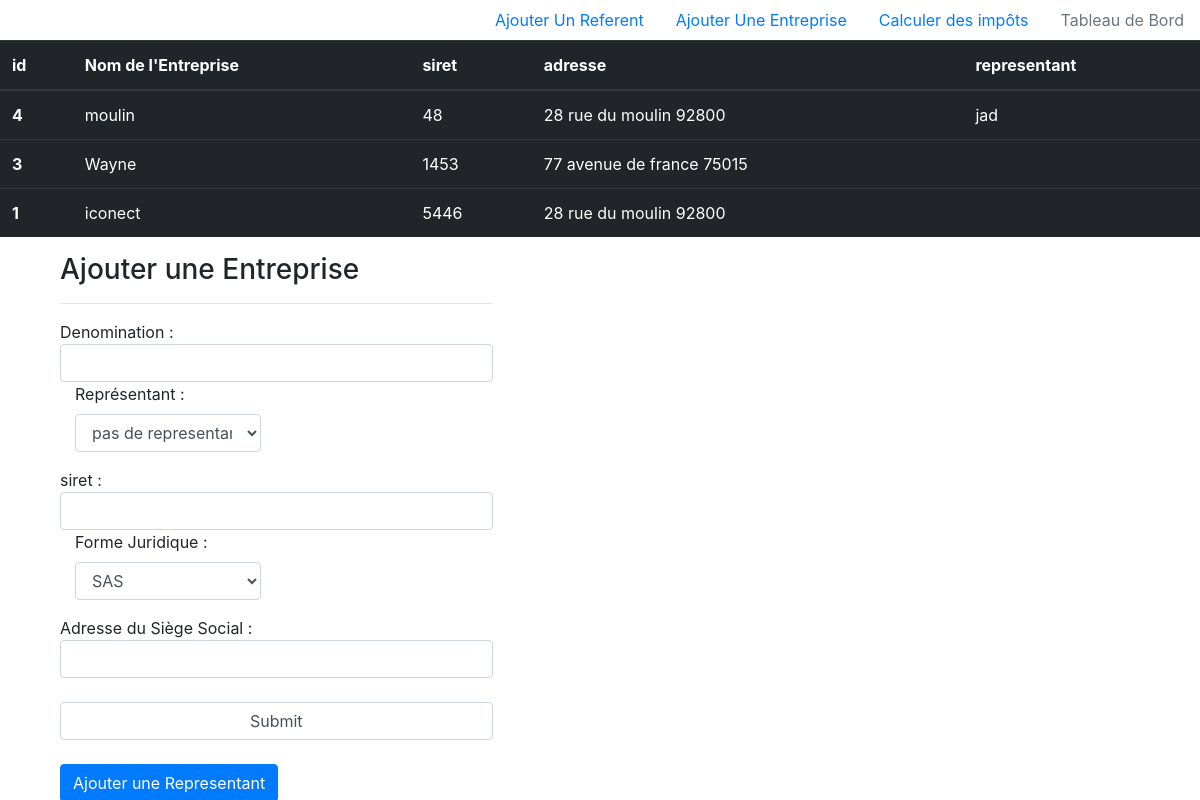
The page /index.php?controller=Entreprise&action=index on the database as committed earlier.
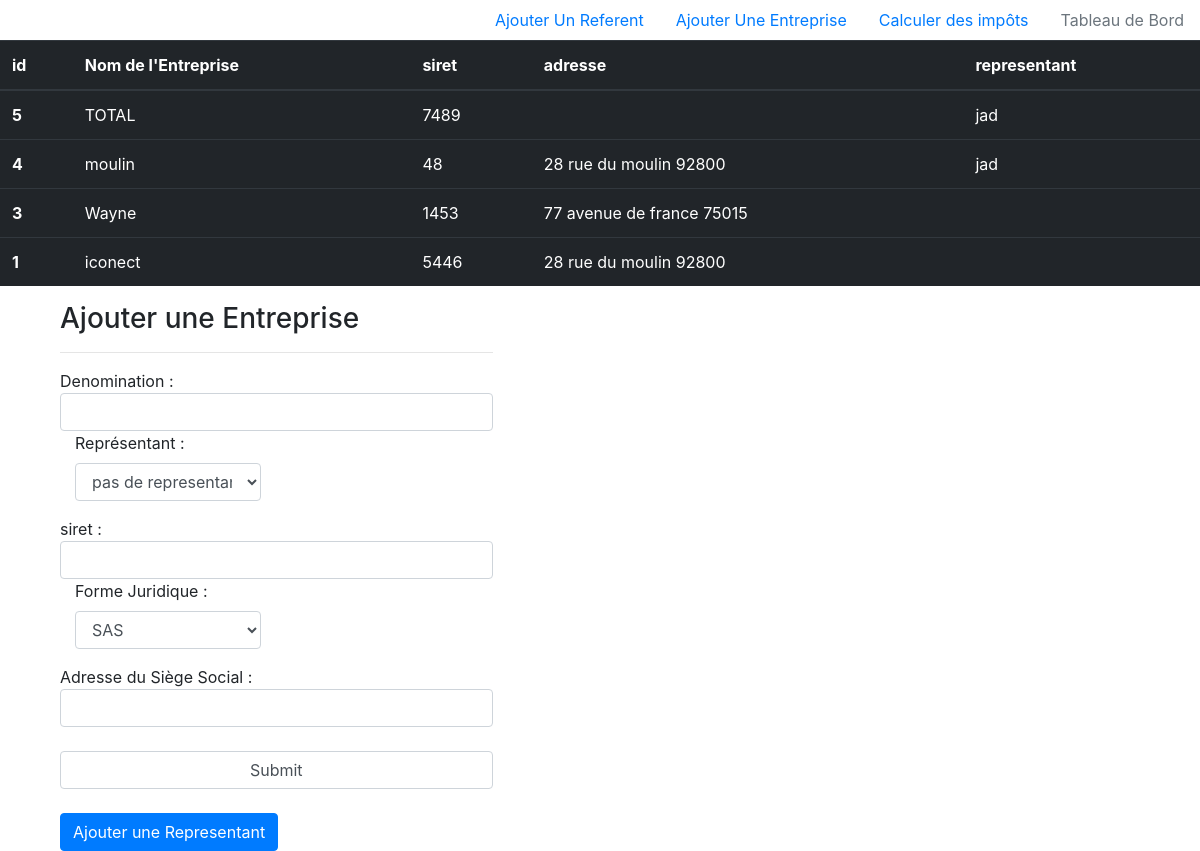
The same page on the database as committed later.
### tables this page shows
CREATE TABLE IF NOT EXISTS `entreprises` (
  `id` int(11) NOT NULL AUTO_INCREMENT,
  `siret` int(11) NOT NULL,
  `nom` varchar(255) NOT NULL,
  `representant` varchar(255) NOT NULL,
  `id_denomination` int(255) NOT NULL,
  `adresse` varchar(255) NOT NULL,
  PRIMARY KEY (`id`),
  UNIQUE KEY `nom` (`nom`),
  KEY `FK_denomination` (`id_denomination`)
);

### core/ControllerBase.php (called while the page is built, shortened)
<?php
class ControllerBase {
     public function __construct() {
         require_once 'EntitesBase.php';
     }
     public function view($vue,$data){
         require_once 'core/HelperView.php';
         $helper = new HelperView();
         require_once 'view/'.$vue.'View.php';
     }
}

### controller/EntrepriseController.php (called while the page is built, shortened)
<?php
class EntrepriseController extends ControllerBase {
    public function index(){
        $denominationsDAO = new DenominationDAO();
        $entreprisesDAO = new EntreprisesDAO();
        $utilisateurDAO = new UsersDAO();
        $allusers = $utilisateurDAO->getAll();
        $allDenominations = $denominationsDAO->getAll();
        $allEntreprises = $entreprisesDAO->getAll();
        $this->view("entreprise", array(
            "allDenominations" =>$allDenominations,
            "allEntreprises" => $allEntreprises,
            "allUsers"      =>$allusers
        ));
    }
}

### index.php (called while the page is built, shortened)
<?php
require_once 'core/ControllerBase.php';
require_once 'core/ControlleurFrontal.php';
if(isset($_GET["controller"])){
    $controllerObj = ControlleurFrontal::chargerControlleur($_GET["controller"]);
}else {
    $controllerObj = ControlleurFrontal::chargerControlleur(CONTROLLER_DEFAULT);
}
ControlleurFrontal::lancerAction($controllerObj);

### model/EntreprisesDAO.php (called while the page is built, shortened)
<?php
class EntreprisesDAO extends EntitesBase {
    function __construct() {
        $table="entreprises";
    }
}

### core/Connexion.php (called while the page is built, shortened)
<?php
class Connexion
{
    static $instance;
    public static function getInstance() {
        if(is_null(self::$instance)){
            self::$instance = self::connecter();
        }
        return self::$instance;
    }
    private static function connecter() {
        try{
            $bdd =  new PDO('mysql:host='.DB_HOST.';dbname='.DB_BASE.';charset=UTF8', DB_USER, DB_PASS);
            $bdd->setAttribute(PDO::ATTR_DEFAULT_FETCH_MODE, PDO::FETCH_ASSOC);
            return $bdd;
        }catch (Exception $exception){
            echo $exception->getMessage();
            exit(-1);
        }
    }
}

### core/EntitesBase.php (called while the page is built, shortened)
<?php
class EntitesBase {
    private $table;
    private $db;
    public function __construct($table) {
        $this->table = (string) $table;
        require_once 'Connexion.php';
        $this->db= Connexion::getInstance();
    }
    public function bd(){
        return $this->db;
    }
    public function getAll(){
        $query = "SELECT * FROM $this->table ORDER BY id DESC";
        $stmt=$this->bd()->prepare($query);
        $stmt->execute();
        if($stmt->errorCode()==self::ERROR_CODE){
            $reponse = array();
            while($row = $stmt->fetchObject()){
                $reponse[]=$row;
            }
            return $reponse;
        }else {
            return "code d'erreur getAll :".$stmt->errorCode();
        }
    }
}

### core/HelperView.php (called while the page is built)
<?php
class HelperView {
    public function url($controlleur=CONTROLLER_DEFAULT,$action=ACTION_DEFAUT){
        $urlString ="index.php?controller=".$controlleur."&action=".$action;
        return $urlString;
    }
}

### model/DenominationDAO.php (called while the page is built, shortened)
<?php
class DenominationDAO extends EntitesBase{
    function __construct() {
        $table="denominations";
    }
}

### view/entrepriseView.php (the view, shortened to what this page needs)
<!DOCTYPE HTML>
<html lang="">
    <head>
        <link href="https://stackpath.bootstrapcdn.com/bootstrap/4.1.3/css/bootstrap.min.css" rel="stylesheet">
    </head>
    <body>
<?php include 'navbar.php'; ?>
        <table class="table table-dark">
          <thead>
            <tr>
              <th scope="col">id</th>
              <th scope="col">Nom de l'Entreprise</th>
              <th scope="col">siret</th>
              <th scope="col">adresse</th>
              <th scope="col">representant</th>
            </tr>
          </thead>
          <tbody>
            <?php
            $tbody="";
            foreach ($allEntreprises as $entreprise) {
                $tbody.="<tr>\r\n";
                $tbody.="<th scope='row'>".$entreprise->id."</th>";
                $tbody.="<td>".$entreprise->nom."</td>";
                $tbody.="<td>".$entreprise->siret."</td>";
                $tbody.="<td>".$entreprise->adresse."</td>";
                $tbody.="<td>".$entreprise->representant."</td>";
                $tbody.="</th>";
                $tbody.="</tr>\r\n";
            }
            echo $tbody;
            ?>
          </tbody>
        </table>
        <div class="container">
        <form action="<?php echo $helper->url("entreprise","create") ?>" method="post" class="col-lg-5">
            <h3>Ajouter une Entreprise</h3>
            <hr>
            Denomination : <input type="text" name="nom" class="form-control"/>
            <div class="form-group col-md-6">
                <label for="nom">Représentant :</label>
                <select id="autoEntreprise" name="representant" class="form-control">
                <?php
                    echo "<option value='indefini'>pas de representant </option>";
                ?>
                </select>
            </div>
            siret : <input type="number" name="siret"  pattern="[0-9]{13}"
                           class="form-control" required="true"/>
            <div class="form-group col-md-6">
                <label for="autoEntreprise">Forme Juridique :</label>
                <select id="denomination" name="denomination" class="form-control">
                <?php
                    foreach ($allDenominations as $denomination){
                        echo "<option value='".$denomination->id."' >".$denomination->nom."</option>";
                    }
                ?>
                </select>
            </div>
            Adresse du Siège Social :<input id="adresse" type="text" name="adresse" class="form-control"/>
            <br>
            <input type="submit" name="ajouter" class="form-control " />
            <br/>
            <a href="index.php?controller=User&action=index" class="btn btn-primary">Ajouter une Representant </a>
        </form>
        </div>
    </body>
</html>

### core/ControlleurFrontal.php (shortened to what this page needs)
<?php
class ControlleurFrontal extends ControllerBase {
    public static function chargerAction($controllerObj,$action){
        $a = $action;
        $controllerObj->$a();
    }
    public static function lancerAction($controllerObj) {
        if(isset($_GET['action']) && method_exists($controllerObj, $_GET['action'])){
            $action = $_GET['action'];
            self::chargerAction($controllerObj, $action);
        }else {
            self::chargerAction($controllerObj, ACTION_DEFAUT);
        }
    }
}

### view/navbar.php
<ul class="nav justify-content-end">
  <li class="nav-item">
    <a class="nav-link active" href="index.php?controller=User&action=index">Ajouter Un Referent</a>
  </li>
  <li class="nav-item">
    <a class="nav-link" href="index.php?controller=Entreprise&action=index">Ajouter Une Entreprise</a>
  </li>
  <li class="nav-item">
    <a class="nav-link" href="index.php?controller=CalculCA&action=index">Calculer des impôts</a>
  </li>
  <li class="nav-item">
    <a class="nav-link disabled" href="#">Tableau de Bord</a>
  </li>
</ul>

Rows that differ between the two databases and show on the page:
added entreprises: id "5", nom "TOTAL", siret "7489", representant "jad"
